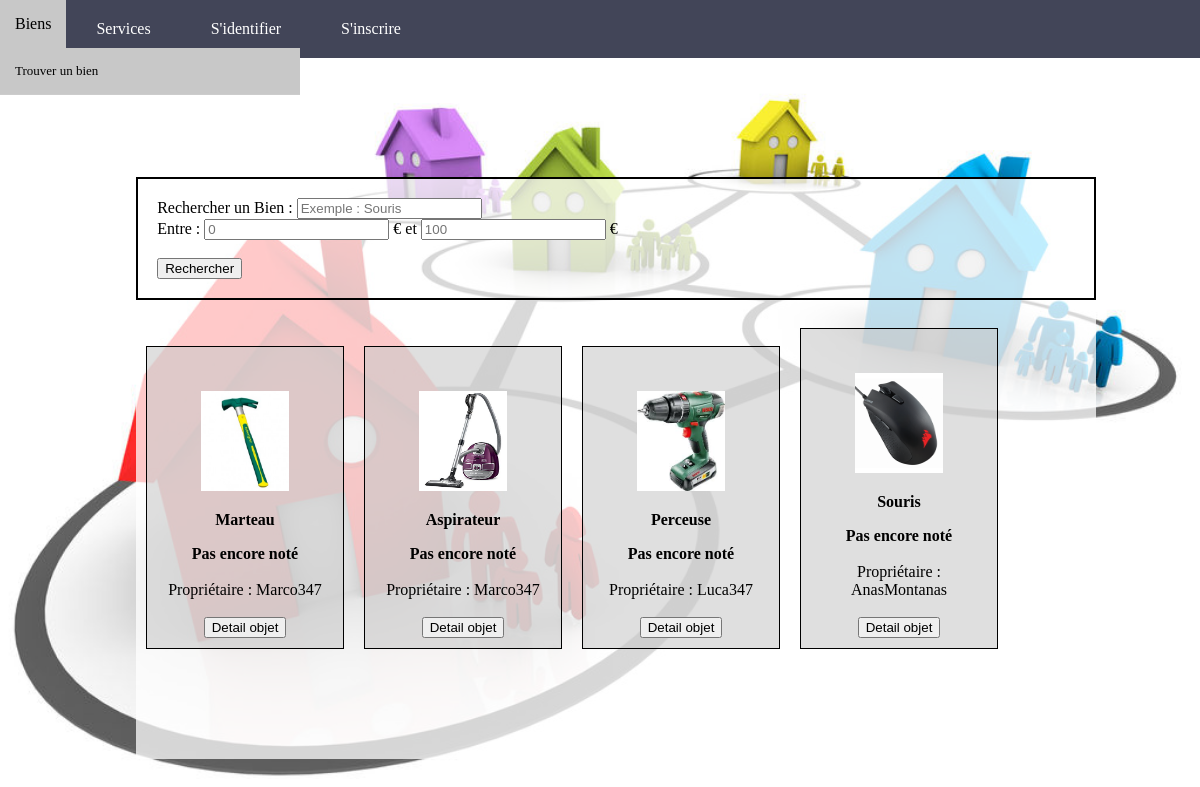
/index.php?controller=bien&action=readAll, run on the app's committed database.
### tables this page shows
CREATE TABLE `Bien` (
  `idBien` int(11) NOT NULL,
  `titre` varchar(75) NOT NULL,
  `description` varchar(300) NOT NULL,
  `tarif` decimal(5,0) NOT NULL,
  `motClef` varchar(75) NOT NULL,
  `estValide` tinyint(1) NOT NULL,
  `lienPhoto` varchar(75) NOT NULL,
  `prixNeuf` decimal(10,0) NOT NULL,
  `estDispo` tinyint(1) NOT NULL,
  `idProprio` int(75) NOT NULL
);

CREATE TABLE `Membre` (
  `idMembre` int(11) NOT NULL,
  `login` varchar(75) NOT NULL,
  `nom` varchar(75) NOT NULL,
  `prenom` varchar(75) NOT NULL,
  `adresse` varchar(75) NOT NULL,
  `mail` varchar(75) NOT NULL,
  `mdp` varchar(75) NOT NULL,
  `ville` varchar(75) NOT NULL,
  `telephone` int(11) NOT NULL,
  `admin` int(11) NOT NULL,
  `codePostal` int(11) NOT NULL,
  `dateInscription` date NOT NULL,
  `solde` int(11) NOT NULL,
  `nonce` int(11) NOT NULL
);

### controller/ControllerBien.php (called while the page is built, shortened)
<?php
require_once File::build_path(array("model", "ModelBien.php"));
require_once File::build_path(array("model", "ModelService.php"));
require_once File::build_path(array("model", "ModelMembre.php"));
class ControllerBien{
    public static function readAll() {
        $tab_b = ModelBien::selectAll();
        require_once File::build_path(array("view","view.php"));
    }
}

### controller/routeur.php (called while the page is built, shortened)
<?php
require_once File::build_path(array("controller","ControllerBien.php"));
$controller_default = 'membre';
$controller = $controller_default;
if(!is_null(Dispatcher::myGet('action'))&&(!is_null(Dispatcher::myGet('controller')))){
    $action = htmlspecialchars(Dispatcher::myGet('action'));
    $controller = htmlspecialchars(Dispatcher::myGet('controller'));
}
else {
    $action = "readAll";
    $controller = $controller_default;
}
$controller_class = "Controller".ucfirst($controller);
$controller_class::$action();
?>

### index.php (called while the page is built, shortened)
<?php
require_once File::build_path(array('controller','routeur.php'));
?>

### model/Model.php (called while the page is built, shortened)
<?php
class Model {
    public static $pdo;
    public static function Init() {
        $hostname = Conf::getHostname();
        $database_name = Conf::getDatabase();
        $login = Conf::getLogin();
        $password = Conf::getPassword();
        try {
            self::$pdo = new PDO("mysql:host=$hostname;dbname=$database_name", $login, $password,array(PDO::MYSQL_ATTR_INIT_COMMAND => "SET NAMES utf8"));
            self::$pdo->setAttribute(PDO::ATTR_ERRMODE, PDO::ERRMODE_EXCEPTION);
        } catch (PDOException $e) {
            if (Conf::getDebug()) {
                echo $e->getMessage();
            } else {
                echo "Une erreur est survenue au niveau de la connexion de la base de donn�es !  <a href=''> retour a la page d'accueil </a>";
            }
            die();
        }
    }
    public static function selectAll() {
        $table_name = static::$object;
        $class_name = 'Model'.$table_name;
                $rep = Model::$pdo->query("SELECT * FROM ".$table_name.";");
                $rep->setFetchMode(PDO::FETCH_CLASS, $class_name);
                $tab = $rep->fetchAll();
                return $tab;
        }
}

### model/ModelBien.php (called while the page is built, shortened)
<?php
	require_once 'Model.php';
	class ModelBien extends Model {
                private $idBien;
                private $titre;
                private $estValide;
                private $lienPhoto;
                private $estDispo;
                private $idProprio;
                public function getIdBien() {
                    return $this->idBien;
                }
                public function getTitre() {
                    return $this->titre;
                }
                public function getEstValide() {
                    return $this->estValide;
                }
                public function getLienPhoto() {
                    return $this->lienPhoto;
                }
                public function getEstDispo() {
                    return $this->estDispo;
                }
                public function getIdProprio() {
                    return $this->idProprio;
                }
        }
 ?>

### model/ModelMembre.php (called while the page is built, shortened)
<?php
	require_once 'Model.php';
	class ModelMembre extends Model {
                private $login;
                public function getLogin(){
                        return $this->login;
                }
    public static function getLoginById($id){
        $sql = "SELECT login FROM Membre WHERE idMembre=:id";
            $req_prep = Model::$pdo->prepare($sql);
            $values = array(
                "id" => $id,
            );
            $req_prep->execute($values);
            $req_prep->setFetchMode(PDO::FETCH_CLASS, 'ModelMembre');
            $tab= $req_prep->fetch();
            return $tab->getLogin();
    }
}
 ?>

### view/bien/list.php (the view, shortened to what this page needs)
<div class="produits">
    <?php
    if(!empty($_SESSION['login'])){
        $ville = " pres de ".ModelMembre::getVilleByLogin($_SESSION['login']);
    }
    else $ville = "";
    echo '
        <form action="index.php" method="post" enctype="multipart/form-data">
        <input type="hidden" name="controller" value="Bien">
        <input type="hidden" name="action" value="rechercheBien">
                 <div id="recherche"> Rechercher un Bien'.$ville.' :
                      <input type="text" name="nom" required placeholder="Exemple : Souris" />
                      </br>
                      Entre :
                      <input type="number" name="prix1" min="0" placeholder=0> € et
                      <input type="number" name="prix2" min="0" placeholder=100> €
                      </br>
                      </br>
                 <input type="submit" value="Rechercher" />
                 </div>
        </form>
        </br>';
        foreach($tab_b as $b){
            $titreHTML = htmlspecialchars($b->getTitre());
            $lienPhoto = htmlspecialchars($b->getLienPhoto());
            $idBien = htmlspecialchars($b->getIdBien());
            $loginProprio = htmlspecialchars(ModelMembre::getLoginById(($b->getIdProprio())));
            $tabNotes = ModelCommentaire::selectAllCommByIdProduit($idBien);
            $estDispo = htmlspecialchars($b->getEstDispo());
            $estValide = htmlspecialchars($b->getEstValide());
            if(($estDispo == 1) &&($estValide == 1)){
            echo '<div class="produit">';
            echo '<br/> <p> <b><img src='.$lienPhoto.' alt="photo bien" height="50%" width="50%" ></b>'.'<br/>  </p>';
            echo '<p>'.'<b>'.$titreHTML.'</b>'.'<br/>  </p>';
            if (!empty($tabNotes)){
	            for ($i = 0; $i< 5 ; $i++) {
	                if($i < intval(ModelCommentaire::getNoteMoyenneByIdProduit($idBien))){
	                echo' <img src="style/img/star.png" alt="Star" style="width:10%;height:10%">';
	                }
	                else echo' <img src="style/img/star2.png" alt="Star" style="width:10%;height:10%">';
	                }
            }
            else{
            	echo '<b>Pas encore noté </b>'.'<br/>'.'<br/>';
            }
            echo 'Propriétaire : '.$loginProprio;
            echo '<br/>'.'<br/>'.'<a href="index.php?controller=bien&action=read&idBien='.$idBien.'"><button> Detail objet </button></a>';
            echo '</div>';
            }
        }
    ?>
</div>

### style/css/style.css (style rules this page uses)
body { font-family: 'Source code pro', Calibri, serif; padding: 0px; margin: 0px; background-image: url('../img/voisins.jpg'); background-position: center center; background-size: cover; background-attachment: fixed; }
.produits { width: 100%; }
.produit { display: inline-block; text-align : center; margin: 10px; background-color: rgba(202,202,202,0.6); border: 1px solid black; padding: 10px; width: 176px; }
.produits a:link { text-decoration: none; color:black; }
.produit img { height: 100px; }
html { height: 100%; }
body { height: 100%; position: relative; }
#recherche { border: 2px solid black; padding : 2%; }

### data on the page
bien: lienPhoto (picture), titre "Marteau", idProprio.login "Marco347"
bien: lienPhoto (picture), titre "Aspirateur", idProprio.login "Marco347"
bien: lienPhoto (picture), titre "Perceuse", idProprio.login "Luca347"
bien: lienPhoto (picture), titre "Souris", idProprio.login "AnasMontanas"
